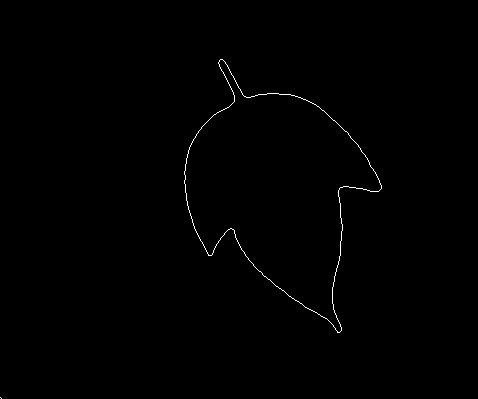
%> input picture test3.bmp, 478 x 399 px
$ octave run_C.m   (GNU Octave 9; MATLAB toolbox functions it lacks are replaced by stand-ins)
%> lines starting %> are read from the running program, lines starting %| are printed output that depends on the picture; in (x1, y1, x2, y2) boxes, pixels count from 0 and x2, y2 are one past the last pixel; in counts of white or black regions, pixels touching at a corner belong together; the program's own positions count from 1
%> further down, I is the input picture: size 399x478 uint8; 0.39% white in thin lines or dots, all inside (x1, y1, x2, y2) = (0, 59, 382, 399)
### rtheta.m
% To compute the r-theta plot;
% input is a boundary image ‘test3.bmp’
% output is the array containing the r-theta value
function [r, theta] = rtheta(Iin)
    Iin = Iin > 0; % convert to binary image
    I_flip = flip(Iin,1);
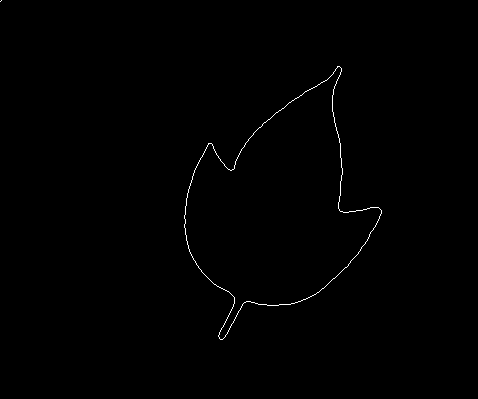
%> I_flip: size 399x478 logical; 0.39% white in thin lines or dots, all inside (x1, y1, x2, y2) = (0, 0, 382, 340)

    % find centroid
    xbar = 0;
    ybar = 0;
    for y = 1:size(I_flip,1)
        for x = 1:size(I_flip,2)
            xbar = xbar + x * I_flip(y, x);
            ybar = ybar + y * I_flip(y, x); % sum up all 1s
        end
    end
%> after the loop, xbar = 208568; ybar = 154569
    % centroid
    xbar = xbar / sum(sum(I_flip));
%> xbar = 278.5
    ybar = ybar / sum(sum(I_flip));
%> ybar = 206.4

    r = zeros(0);
    theta = zeros(0); % create 2 lists
    % r = sqrt((x-xbar)^2+(y-ybar)^2)
    % theta = tan-1((y-ybar)/(x-xbar))
    for y = 1:size(I_flip,1)
        for x = 1:size(I_flip,2)
            if I_flip(y, x)
                r(end + 1) = sqrt((x - xbar)^2 + (y - ybar)^2);
                theta(end + 1) = mod(atan2(y - ybar, x - xbar), 2*pi); % no exceed 2pi range
            end
        end
    end
%> after the loop, r = 749 values, max 344.6 at index 2, min 57.32 at index 283, mean 98.35; theta = 749 values, max 6.28 at index 364, min 0.0105 at index 366, mean 3.06
end

### run_C.m
%%%%% Section C %%%%%
% This m file is used to test your code for Section C
% Ensure that when you run this script file, the r-theta plot
% is displayed correctly
%--- 1.
I = imread('./test3.bmp');
[r, theta] = rtheta(I); % calculate r and theta
scatter(theta, r) % plot r-theta graph
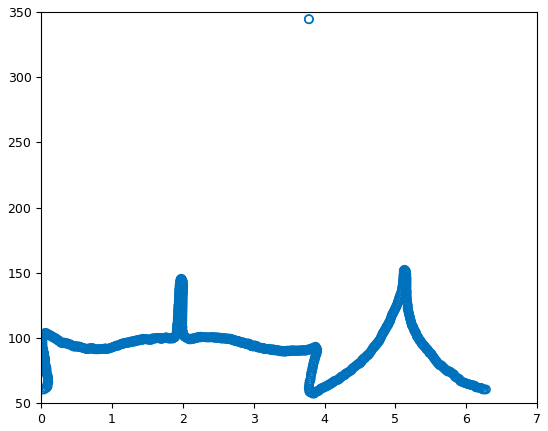
%> figure redrawn from the program's plot data

$ run again, with test2.bmp copied over test3.bmp
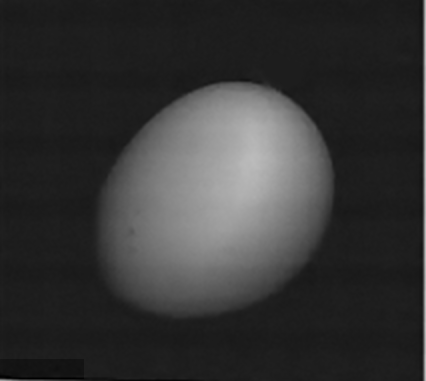
%> input picture test2.bmp, 426 x 381 px
%> I is the input picture: size 381x426 uint8; min 0, max 190, mean 52.8
%> in rtheta, `Iin = Iin > 0;`:
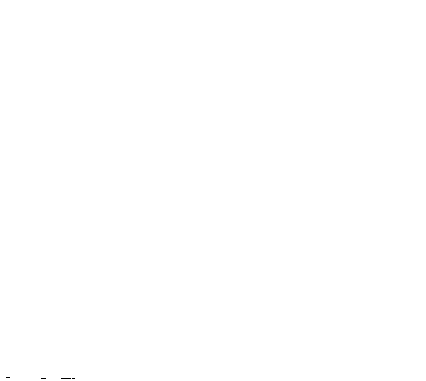
%> Iin: size 381x426 logical; 100% white; black in thin lines or dots, all inside (x1, y1, x2, y2) = (6, 377, 75, 379)
%> I_flip: size 381x426 logical; 100% white; black in thin lines or dots, all inside (x1, y1, x2, y2) = (6, 2, 75, 4)
%> after the loop in rtheta, `for y = 1:size(I_flip,1)`: xbar = 34651190; ybar = 31000376
%> in rtheta, `xbar = xbar / sum(sum(I_flip));`: xbar = 213.5
%> in rtheta, `ybar = ybar / sum(sum(I_flip));`: ybar = 191
%> `scatter(theta, r)`:
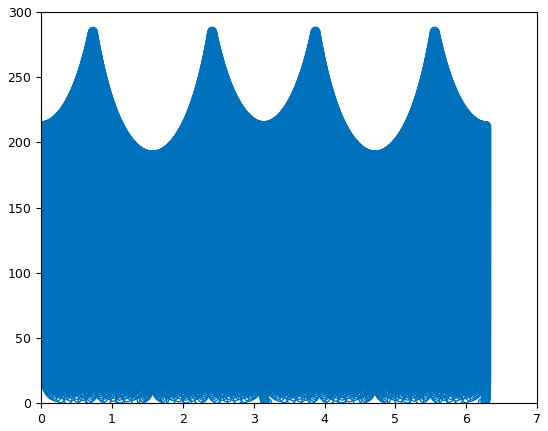
%> figure redrawn from the program's plot data
